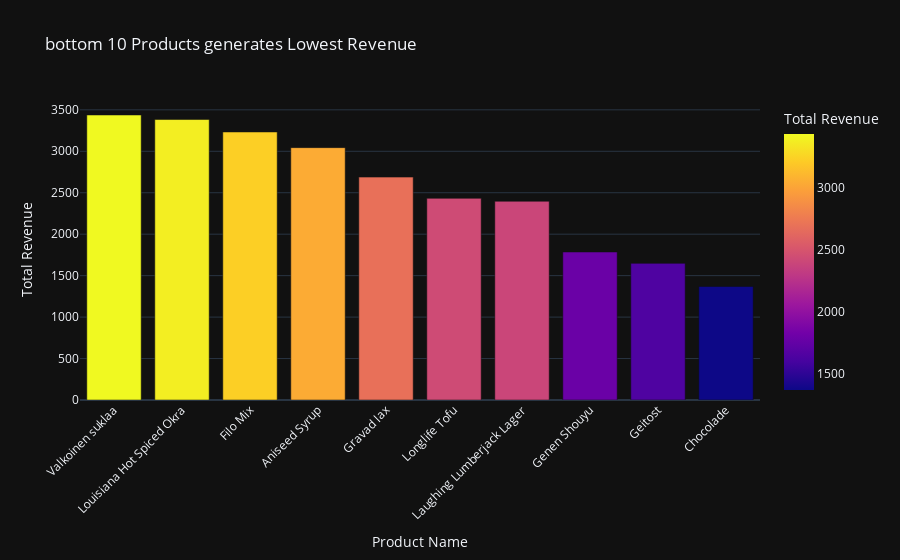

The code cell stored with this chart in its notebook:
### Code cell
#Plotting
fig = px.bar(df.tail(10), x='product_name', y='totalrevenue', title='bottom 10 Products generates Lowest Revenue',
            labels={'product_name':'Product Name','totalrevenue':"Total Revenue"},
            template='plotly_dark',
            color='totalrevenue')

# Rotate x-axis labels for better readability
fig.update_layout(xaxis_title='Product Name',yaxis_title='Total Revenue',
                 xaxis_tickangle=-45)
fig.show()

### Figure 1 — Plotly figure (JSON) as saved in the notebook; plotly's stock layout.template omitted (floating-point values rounded to 4 significant figures)
{"data": [{"alignmentgroup": "True", "hovertemplate": "Product Name=%{x}<br>Total Revenue=%{marker.color}<extra></extra>", "legendgroup": "", "marker": {"color": [3438.0, 3383, 3233.0, 3044, 2688.0, 2432.0, 2397.0, 1785.0, 1648.0, 1369.0], "coloraxis": "coloraxis", "pattern": {"shape": ""}}, "name": "", "offsetgroup": "", "orientation": "v", "showlegend": false, "textposition": "auto", "type": "bar", "x": ["Valkoinen suklaa", "Louisiana Hot Spiced Okra", "Filo Mix", "Aniseed Syrup", "Gravad lax", "Longlife Tofu", "Laughing Lumberjack Lager", "Genen Shouyu", "Geitost", "Chocolade"], "xaxis": "x", "y": [3438.0, 3383, 3233.0, 3044, 2688.0, 2432.0, 2397.0, 1785.0, 1648.0, 1369.0], "yaxis": "y"}], "layout": {"barmode": "relative", "coloraxis": {"colorbar": {"title": {"text": "Total Revenue"}}, "colorscale": [[0, "#0d0887"], [0.1111, "#46039f"], [0.2222, "#7201a8"], [0.3333, "#9c179e"], [0.4444, "#bd3786"], [0.5556, "#d8576b"], [0.6667, "#ed7953"], [0.7778, "#fb9f3a"], [0.8889, "#fdca26"], [1, "#f0f921"]]}, "legend": {"tracegroupgap": 0}, "title": {"text": "bottom 10 Products generates Lowest Revenue"}, "xaxis": {"anchor": "y", "domain": [0, 1], "tickangle": -45, "title": {"text": "Product Name"}}, "yaxis": {"anchor": "x", "domain": [0, 1], "title": {"text": "Total Revenue"}}}}
